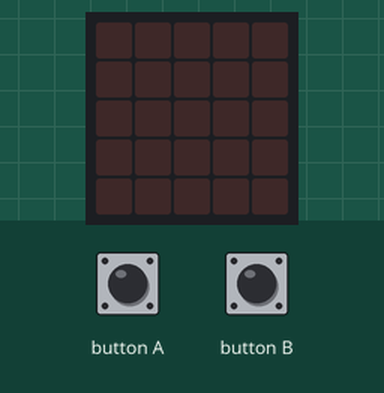
Bench run of a program on a simulated BBC micro:bit (MakeCode). On the bench: the board's 5×5 LED display. Inputs (shaded band) come from the test bench.

Above: at 1.2 s.
1.3 s: button A pressed for 0.15 s
At 2.05 s:
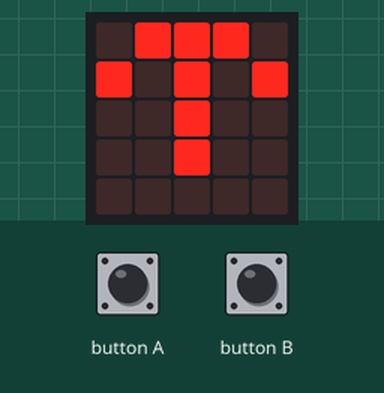
At 5.4 s:
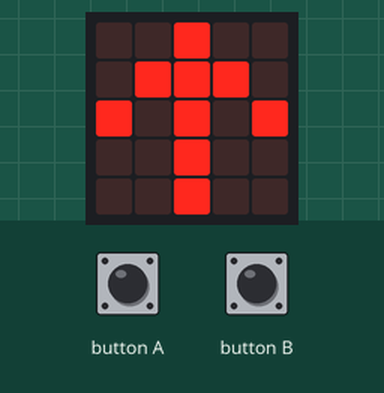
Timing chart, 0 to 6.9 s (numbered marks = the images above; inputs shaded):
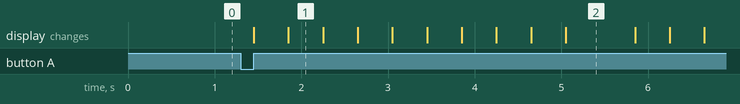

The program:

main.ts
```typescript
input.onButtonPressed(Button.A, function () {
    while (true) {
        basic.showLeds(`
            . . # . .
            . # # # .
            # . # . #
            . . # . .
            . . # . .
            `)
        basic.showLeds(`
            . # # # .
            # . # . #
            . . # . .
            . . # . .
            . . . . .
            `)
        basic.showLeds(`
            # . # . #
            . . # . .
            . . # . .
            . . . . .
            . . . . .
            `)
        basic.showLeds(`
            . . # . .
            . . # . .
            . . . . .
            . . . . .
            . . . . .
            `)
        basic.showLeds(`
            . . # . .
            . . . . .
            . . . . .
            . . . . .
            . . . . .
            `)
        basic.showLeds(`
            . . . . .
            . . . . .
            . . . . .
            . . . . .
            . . . . .
            `)
        basic.showLeds(`
            . . . . .
            . . . . .
            . . . . .
            . . # . .
            . # # # .
            `)
        basic.showLeds(`
            . . . . .
            . . . . .
            . . # . .
            . # # # .
            # . # . #
            `)
        basic.showLeds(`
            . . . . .
            . . # . .
            . # # # .
            # . # . #
            . . # . .
            `)
        basic.showLeds(`
            . . # . .
            . # # # .
            # . # . #
            . . # . .
            . . # . .
            `)
    }
})
input.onButtonPressed(Button.B, function () {
    while (true) {
        basic.showLeds(`
            . . # . .
            . . # . .
            # . # . #
            . # # # .
            . . # . .
            `)
        basic.showLeds(`
            . . . . .
            . . # . .
            . . # . .
            # . # . #
            . # # # .
            `)
        basic.showLeds(`
            . . . . .
            . . . . .
            . . # . .
            . . # . .
            # . # . #
            `)
        basic.showLeds(`
            . . . . .
            . . . . .
            . . . . .
            . . # . .
            . . # . .
            `)
        basic.showLeds(`
            . . . . .
            . . . . .
            . . . . .
            . . . . .
            . . # . .
            `)
        basic.showLeds(`
            . . . . .
            . . . . .
            . . . . .
            . . . . .
            . . . . .
            `)
        basic.showLeds(`
            . # # # .
            . . # . .
            . . . . .
            . . . . .
            . . . . .
            `)
        basic.showLeds(`
            # . # . #
            . # # # .
            . . # . .
            . . . . .
            . . . . .
            `)
        basic.showLeds(`
            . . # . .
            # . # . #
            . # # # .
            . . # . .
            . . . . .
            `)
        basic.showLeds(`
            . . # . .
            . . # . .
            # . # . #
            . # # # .
            . . # . .
            `)
    }
})
```

test.ts
```typescript
// les tests vont ici ; cela ne sera pas compilé si ce paquet est utilisé en tant qu'extension.
```

Measured:
- after the input at 1.3 s, the display: first changes after 0.15 s (image 1 shows a later state)
- what the display in image 1 shows lasts 0.4 s, from 1.9 s to 2.3 s
